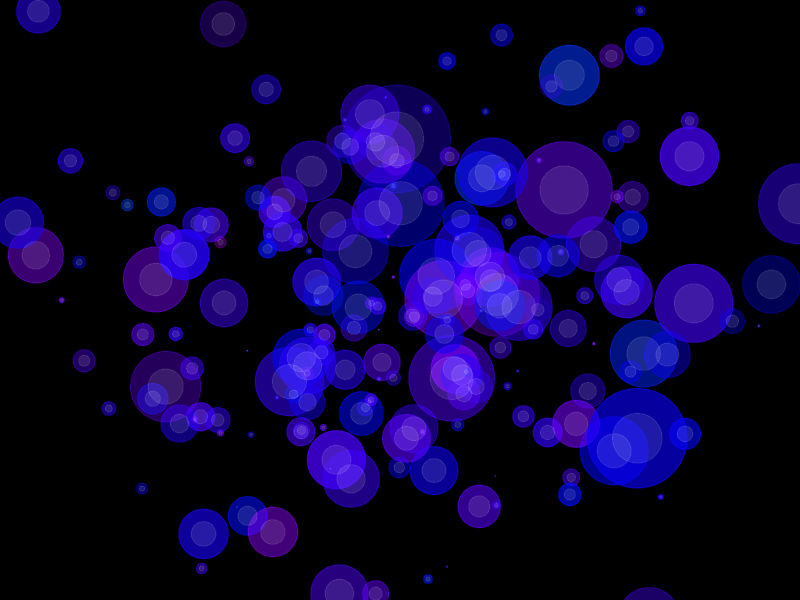

Recreate this plot in R.
#
#  Idea pilfered from http://gastonsanchez.com/work/rtist/blue_bubbles.html
#

x11()

x        =rnorm(300)
y        =rnorm(300)
diameters=rnorm(300) * 4 + 2

par(bg='black', mar=c(0,0,0,0))
plot(1, 1, xlim=c(-2, 2), ylim=c(-2, 2))



points(x, y,
       pch  =19,
       cex  =diameters,
       col  =hsv(      0.7 + rnorm(300, 0, 0.03), 
                 alpha=0.5 + rnorm(300, 0, 0.1))
)

points (x, y,
        pch =19,
        cex =diameters/2,
        col =rgb(1,1,1,0.1))


z <- locator(1)
